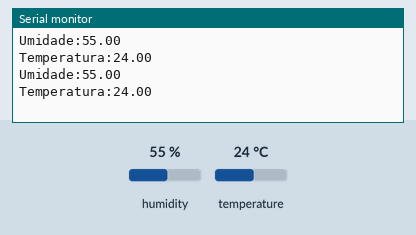
Bench run of a sketch on a simulated Arduino Uno, built with avr-gcc and run on an emulated ATmega328P. Shown: the last lines printed to the serial monitor. The test bench sets the inputs (shaded band); at power-on: humidity 55 %, temperature 24 °C.

Above: at 5.8 s.
5.9 s: humidity set to 22 %
At 9.3 s:
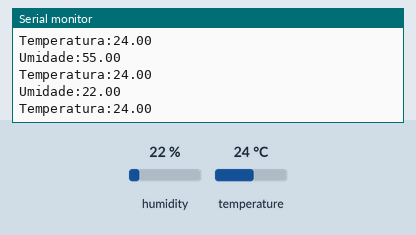
10.2 s: temperature set to 12 °C
At 12.5 s:
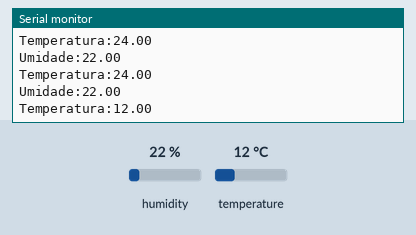
14.5 s: humidity set to 40 %
At 17.7 s:
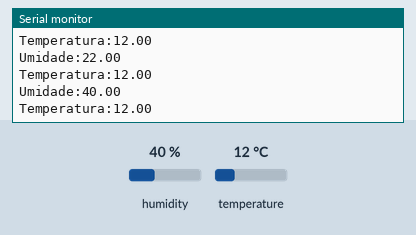
Timing chart, 0 to 19.2 s (numbered marks = the images above; inputs shaded):
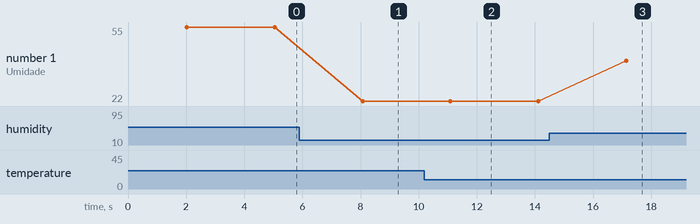

The sketch:

Arduino_TempHum.ino
```cpp
#include <DHT.h>//Inclui a biblioteca DHT Sensor Library
#define DHTPIN 5//Pino digital 2 conectado ao DHT11
#define DHTTYPE DHT11//DHT 11

DHT dht(DHTPIN, DHTTYPE);//Inicializando o objeto dht do tipo DHT passando como parâmetro o pino (DHTPIN) e o tipo do sensor (DHTTYPE)

void setup() {
  Serial.begin(9600);//Inicializa a comunicação serial
  dht.begin();//Inicializa o sensor DHT11
}

void loop() {
  delay(2000);//Intervalo de dois segundos entre as medições

  float humidade = dht.readHumidity();//lê o valor da umidade e armazena na variável h do tipo float
  float temperatura = dht.readTemperature();//lê o valor da temperatura e armazena na variável t do tipo float

  if (isnan(humidade) || isnan(temperatura)) {//Verifica se a umidade ou temperatura são ou não um número
    return;//Caso não seja um número retorna
  }

  Serial.print("Umidade:");
  Serial.println(humidade);
  Serial.print("Temperatura:");
  Serial.println(temperatura);

  delay(1000);  // Add a delay to avoid flooding the serial port
}
```

Measured:
- after the input at 5.9 s, the serial monitor: prints a new line after 2.2 s (image 1)
- after the input at 10.2 s, the serial monitor: prints a new line after 0.91 s (image 2)
- after the input at 14.5 s, the serial monitor: prints a new line after 2.6 s (image 3)
- plotted number 1: 55 → 22 after the input at 5.9 s, 22 → 40 after the input at 14.5 s
